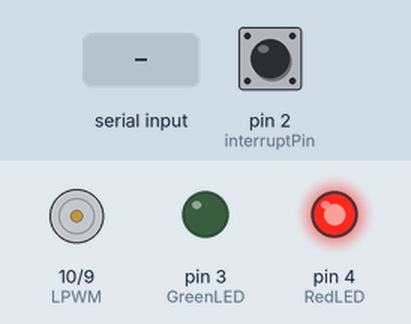
The sketch below on a simulated Arduino Mega 2560, built with avr-gcc and run on an emulated ATmega2560. On the bench: motor-driver pin pairs drawn as motors (green arrow = first pin HIGH = forward, orange = second pin HIGH = backward, longer = more drive), output pins drawn as LEDs (lit = HIGH). The inputs (shaded band) are chosen by the test bench; at power-on: pin 2 (interruptPin) HIGH. What the sketch prints to the serial monitor is not drawn.

Above: at 2.2 s.
2.3 s: "start\n" received over Serial
At 2.62 s:
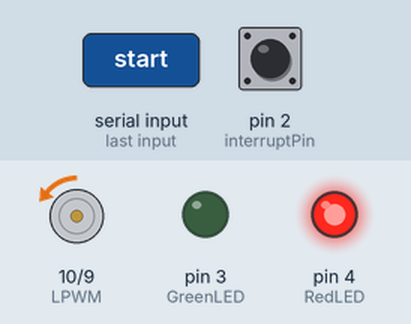
5.3 s: "turn_right\n" received over the second serial link
At 5.51 s:
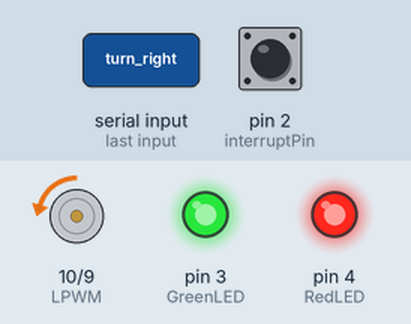
8.3 s: "speed\n" received over the second serial link
At 8.41 s:
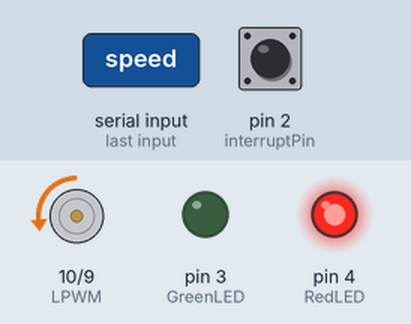
11.3 s: "turn_left\n" received over the second serial link
At 11.56 s:
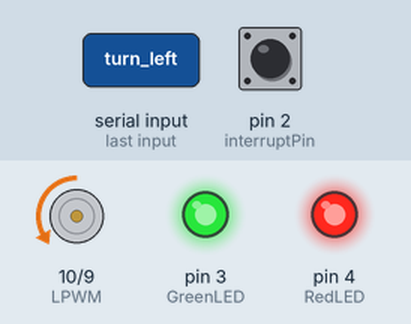
14.3 s: "start\n" received over the second serial link
At 14.46 s:
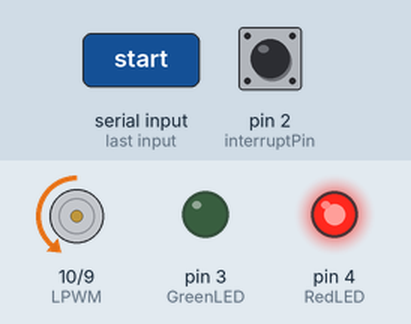
17.3 s: "30,150\n" received over the second serial link
At 18.62 s:
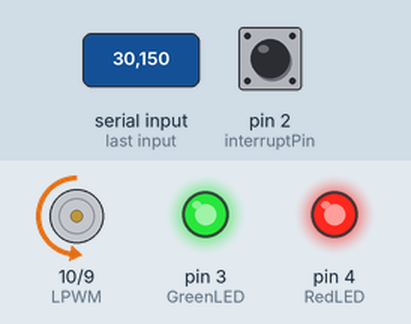
Timing chart, 0 to 28.2 s (numbered marks = the images above; inputs shaded):
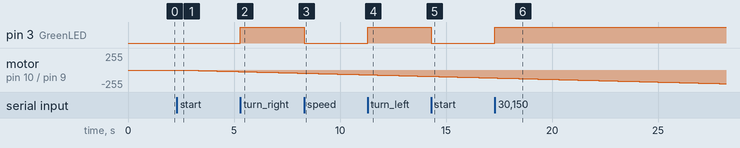

Measured:
- after the input at 2.3 s, motor on pin 10 (LPWM) / pin 9 (RPWM): moves from stopped to backward 23/255 over 2.8 s, starting after 0.13 s
- after the input at 5.3 s, pin 3 (GreenLED): LOW → HIGH at once
- after the input at 8.3 s, pin 3 (GreenLED): HIGH → LOW at once
- after the input at 11.3 s, pin 3 (GreenLED): LOW → HIGH at once
- after the input at 14.3 s, pin 3 (GreenLED): HIGH → LOW at once
- after the input at 17.3 s, pin 3 (GreenLED): LOW → HIGH at once

The sketch:

PID_Speed.ino
```cpp
#define interruptPin  2
#define GreenLED  3
#define RedLED  4
#define RPWM 9
#define LPWM 10

String mySt = "";
boolean stringComplete = false;  // whether the string is complete
boolean motor_start = false;
boolean m_direction = true;

int tdelay = 50;

const int tickmark = 1;
const int rpm_max = 2500;
unsigned long prevmillis = 0; // To store time
unsigned long duration; // To store time difference

double rpm;

double m_speed = 0;
double set_speed = 100;

double kp = 0.00007936;
double ki = 0.0007936;
double kd = 0;

void setup() {
    // put your setup code here, to run once:
    pinMode(RPWM,OUTPUT);
    pinMode(LPWM,OUTPUT);
    pinMode(GreenLED,OUTPUT);
    pinMode(RedLED,OUTPUT);

    digitalWrite(RPWM,LOW);
    digitalWrite(LPWM,LOW);
    digitalWrite(GreenLED,LOW);
    digitalWrite(RedLED,HIGH);

    delay(1000);

    Serial.begin(115200);
    Serial3.begin(115200);

    while (!Serial) {
      ; // wait for serial port to connect. Needed for native USB port only
    }

    attachInterrupt(digitalPinToInterrupt(interruptPin), RPM, CHANGE);

    // TIMER 1 for interrupt frequency 100 Hz:
    cli(); // stop interrupts
    // Clear registers
    TCCR1A = 0;
    TCCR1B = 0;
    TCNT1 = 0;

    // 100 Hz (16000000/((624+1)*256))
    OCR1A = 624;
    // CTC
    TCCR1B |= (1 << WGM12);
    // Prescaler 256
    TCCR1B |= (1 << CS12);
    // Output Compare Match A Interrupt Enable
    TIMSK1 |= (1 << OCIE1A);
    sei(); // allow interrupts
}

void loop() {
    if (stringComplete) {
      if (mySt.substring(0,5) == "speed"){
        set_speed = mySt.substring(5,mySt.length()).toInt();  //get string after set_speed
      }
      else if (mySt.substring(0,5) == "start"){
        motor_start = true;
        digitalWrite(13,HIGH);
      }
      else if (mySt.substring(0,4) == "stop"){
        motor_start = false;
        digitalWrite(13,LOW);
      }
      else if (mySt.substring(0,10) == "turn_right"){
        m_direction =  true;
      }
      else if (mySt.substring(0,9) == "turn_left"){
        m_direction =  false;
      }

      // clear the string when COM receiving is completed
      mySt = "";  //note: in code below, mySt will not become blank, mySt is blank until '\n' is received
      stringComplete = false;
    }
}

ISR(TIMER1_COMPA_vect){          // timer compare interrupt service routine
    double PTerm;
    double ITerm;
    double DTerm;
    double PIDTerm;

    static double e_speed_pre = 0; // posisi lama
    static double e_speed_buff = 0; // posisi baru
    static double e_speed = 0; // perbedaan feedback dengan input
    static double e_speed_sum = 0; // hasil integral error
    static double pwm_pulse = 0;

    static int counter=0;

    if ((micros() - prevmillis) > (60000000/tickmark)){
      rpm = 0;
    }
    if (rpm>=0 && rpm<=rpm_max){
      m_speed = rpm;
    }

    // Perhitungan PID
    if(motor_start){
        e_speed = set_speed - m_speed;
        e_speed_buff = m_speed; // untuk mencari derivatif
        e_speed_sum = e_speed_sum + e_speed; // hasil integral dari error
        PTerm = e_speed*kp; // Proporsional
        ITerm = e_speed_sum*ki; // Integral
        DTerm = kd*(e_speed_pre - e_speed_buff); // Derivatif
        PIDTerm = PTerm + ITerm + DTerm; // total PID

        if (PIDTerm >= 255)
          PIDTerm = 255;
        if (PIDTerm <= 0)
          PIDTerm = 0;

        pwm_pulse = PIDTerm; // Hasil PID dijadikan data kecepatan

        e_speed_pre = m_speed; // untuk mencari derivatif
        Serial.print("start\t");
    }else{
        m_speed = 0;
        e_speed = 0;
        e_speed_pre = 0;
        e_speed_buff = 0;
        e_speed_sum = 0;
        pwm_pulse = 0;
        prevmillis = 0;
        duration = 0;
        Serial.print("stop\t");
    }

    // Jika m_direction true, motor berputar searah jarum jam
    if (m_direction){
      // putar clockwise
      analogWrite(RPWM, pwm_pulse);
      analogWrite(LPWM, 0);
      Serial.print("right\t");
    }else{
      // putar counterclockwise
      analogWrite(RPWM, 0);
      analogWrite(LPWM, pwm_pulse);
      Serial.print("left\t");
    }

    if (counter>=tdelay){
      //Serial3.println();
      Serial3.println(m_speed);
      counter=0;
    }
    Serial.print(m_speed);
    Serial.print("\t");
    Serial.println(set_speed);
    counter++;
}

void RPM() {
    boolean currentstate = digitalRead(interruptPin); // Current state of Proximity input scan

    if( currentstate == LOW ) // If input only changes from HIGH to LOW
    {
      duration = ( micros() - prevmillis ); // Time difference between revolution in microsecond
      prevmillis = micros(); // store time for nect revolution calculation
    }
    else
    {
      rpm = (60000000/duration/tickmark); // rpm = (1/ time millis)*1000*1000*60;
    }
}

void serialEvent() {
  while (Serial.available()) {
    // get the new byte:
    char inChar = (char)Serial.read();
    // add it to the inputString:
    if (inChar != '\n') {
      mySt += inChar;
    }
    // if the incoming character is a newline, set a flag
    // so the main loop can do something about it:
    if (inChar == '\n') {
      stringComplete = true;
    }
  }
}

void serialEvent3() {
  while (Serial3.available()) {
    // get the new byte:
    char inChar = (char)Serial3.read();
    // add it to the inputString:
    if (inChar != '\n') {
      digitalWrite(GreenLED,HIGH);
      mySt += inChar;
    }
    // if the incoming character is a newline, set a flag
    // so the main loop can do something about it:
    if (inChar == '\n') {
      stringComplete = true;
      digitalWrite(GreenLED,LOW);
    }
  }
}
```
